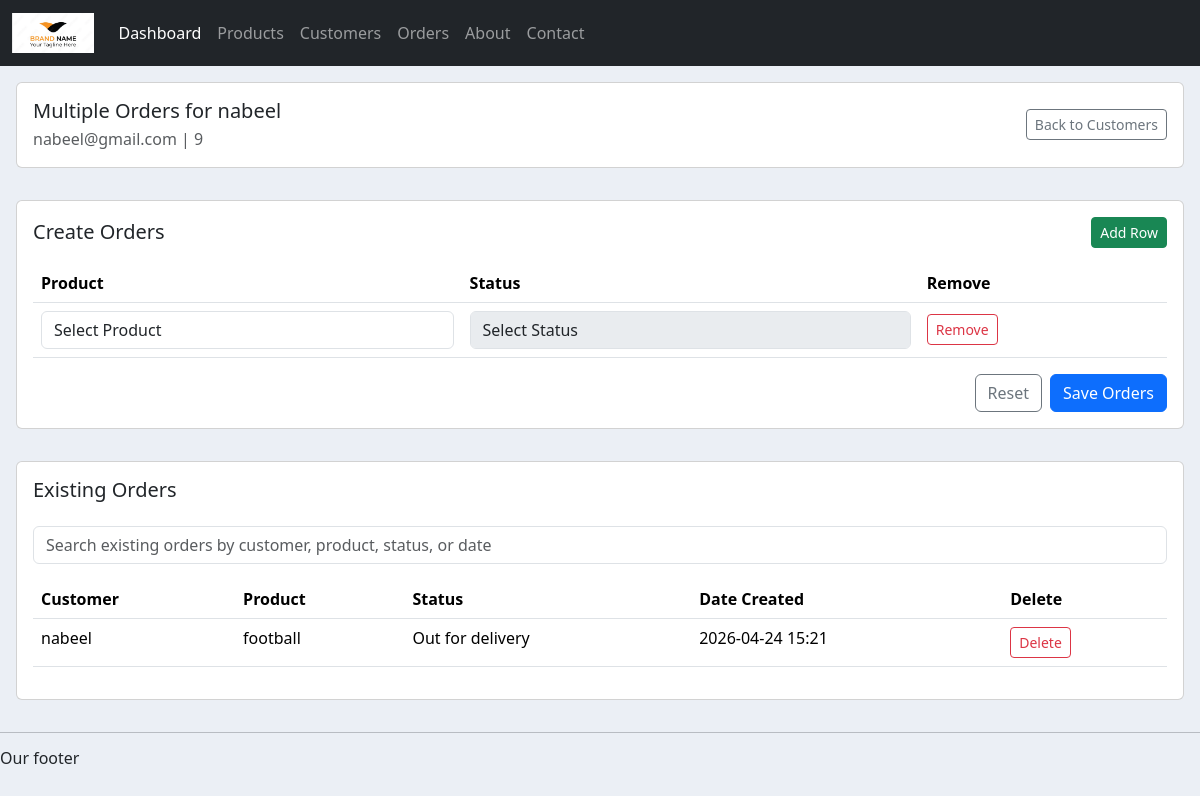
Screenshot of /accounts/customers/orders/2/ with the database file from the repository.
### accounts/models.py (models this page shows, shortened)
class Customer (models.Model):
    name = models.CharField(max_length=255,null=True)
    phone = models.CharField(max_length=20, null=True)
    email = models.EmailField(unique=True, null=True)
    date_created = models.DateTimeField(auto_now_add=True, null=True)

class Order (models.Model):
    customer = models.ForeignKey(Customer, null=True, on_delete=models.SET_NULL)
    product = models.ForeignKey(Product, null=True, on_delete=models.SET_NULL)
    STATUS = (
        ('Pending', 'Pending'),
        ('Out for delivery', 'Out for delivery'),
        ('Delivered', 'Delivered'),
    )
    status = models.CharField(max_length=255, null=True, choices=STATUS)
    date_created = models.DateTimeField(auto_now_add=True, null=True)

class Product (models.Model):
    CATEGORY = (
        ('Indoor', 'Indoor'),
        ('Out Door', 'Out Door'),
    )
    name = models.CharField(max_length=255,null=True)
    price = models.FloatField(null=True)
    category = models.CharField(max_length=255,null=True, choices=CATEGORY)
    description = models.TextField(null=True)
    tag = models.ManyToManyField(Tag, null=True)
    date_created = models.DateTimeField(auto_now_add=True, null=True)

### accounts/views.py (the view, shortened to what this page needs)
# urls.py: path('customers/orders/<int:customer_id>/', views.customer_orders, name='customer_orders'),
@csrf_exempt
def customer_orders(request, customer_id):
    customer = get_object_or_404(Customer, id=customer_id)
    if request.method == 'GET':
        products = Product.objects.all()
        statuses = Order.STATUS
        orders = Order.objects.filter(customer=customer).select_related('product').order_by('-date_created')
        return render(request, 'accounts/multiple-orders-customers.html', {
            'customer': customer,
            'products': products,
            'statuses': statuses,
            'orders': orders,
        })
    return JsonResponse({'error': 'Invalid request'}, status=400)

### accounts/templates/accounts/multiple-orders-customers.html (shortened to what this page needs)
{% extends 'accounts/main.html' %}
{% block content %}
<div class="row p-3">
    <div class="col-md-12">
        <div class="card card-body">
            <div class="d-flex justify-content-between align-items-center flex-wrap gap-2">
                <div>
                    <h5 class="mb-1">Multiple Orders for {{ customer.name }}</h5>
                    <p class="mb-0 text-muted">{{ customer.email }} | {{ customer.phone }}</p>
                </div>
                <a href="{% url 'customers' %}" class="btn btn-outline-secondary btn-sm">Back to Customers</a>
            </div>
        </div>
    </div>
</div>
<div class="row p-3">
    <div class="col-md-12">
        <div class="card card-body">
            <div class="d-flex justify-content-between align-items-center mb-3">
                <h5 class="mb-0">Create Orders</h5>
                <button type="button" class="btn btn-success btn-sm" id="add-order-row-btn">Add Row</button>
            </div>
            <div class="table-responsive">
                <table class="table align-middle mb-0">
                    <thead>
                        <tr>
                            <th>Product</th>
                            <th>Status</th>
                            <th>Remove</th>
                        </tr>
                    </thead>
                    <tbody id="new-order-rows"></tbody>
                </table>
            </div>
            <div class="d-flex justify-content-end gap-2 mt-3">
                <button type="button" class="btn btn-outline-secondary" id="reset-order-rows-btn">Reset</button>
                <button type="button" class="btn btn-primary" id="save-customer-orders-btn">Save Orders</button>
            </div>
        </div>
    </div>
</div>
<div class="row p-3">
    <div class="col-md-12">
        <div class="card card-body">
            <h5>Existing Orders</h5>
            <div class="mt-3">
                <input type="search" id="existing-orders-search-input" class="form-control"
                    placeholder="Search existing orders by customer, product, status, or date">
            </div>
            <table class="table mt-3">
                <thead>
                    <tr>
                        <th>Customer</th>
                        <th>Product</th>
                        <th>Status</th>
                        <th>Date Created</th>
                        <th>Delete</th>
                    </tr>
                </thead>
                <tbody id="customer-existing-orders-body">
                    {% for order in orders %}
                    <tr data-order-id="{{ order.id }}">
                        <td>{{ order.customer.name|default:"Unknown customer" }}</td>
                        <td>{{ order.product.name|default:"Unknown product" }}</td>
                        <td>{{ order.status }}</td>
                        <td>{{ order.date_created|date:"Y-m-d H:i" }}</td>
                        <td>
                            <button type="button" class="btn btn-sm btn-outline-danger delete-existing-order-btn"
                                data-id="{{ order.id }}" data-delete-url="{% url 'delete_order' order.id %}">
                                Delete
                            </button>
                        </td>
                    </tr>
                    {% empty %}
                    <tr id="no-existing-orders-row">
                        <td colspan="5" class="text-center">No orders found for this customer.</td>
                    </tr>
                    {% endfor %}
                </tbody>
            </table>
        </div>
    </div>
</div>
{% endblock %}

### crm_django/static/css/main.css (style rules this page uses)
body { background-color: #ebeff5; }

### rows the page displays
Customer: name "nabeel", email "nabeel@gmail.com", phone "9"
Order: customer.name "nabeel", product.name "football", status "Out for delivery", date_created "2026-04-24 15:21"
